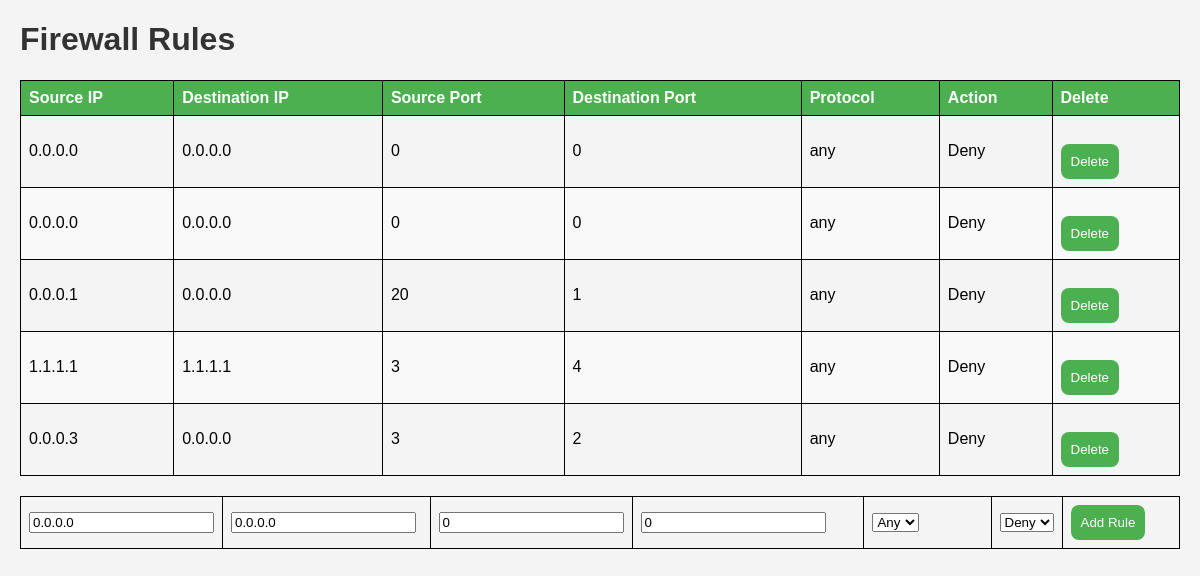
Before: /firewall_app/firewall_rules/ with the older database file.
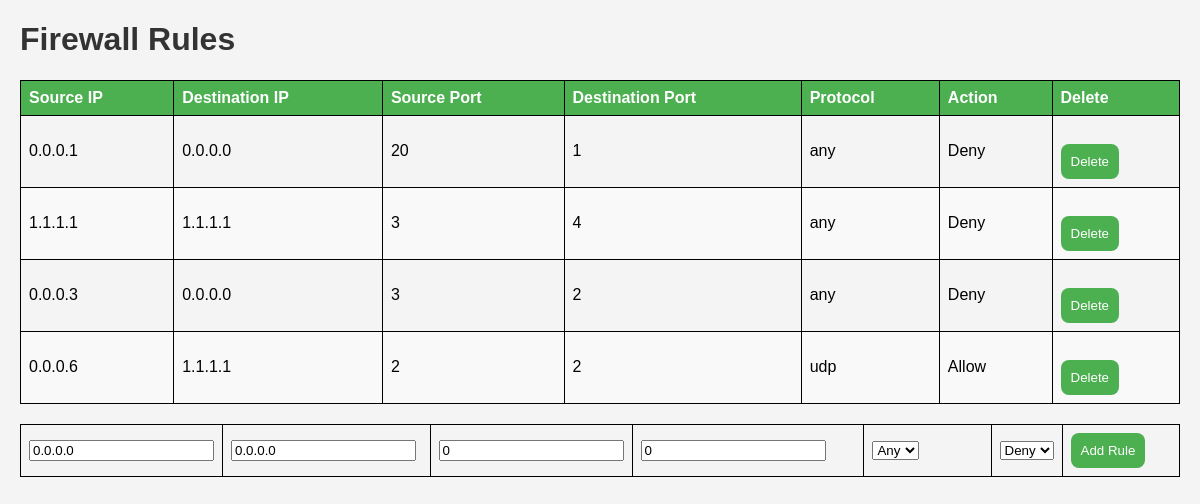
After: the same page with the newer database file.
### firewall_app/models.py (models this page shows, shortened)
class FirewallRule(models.Model):
    src_ip = models.GenericIPAddressField(default='0.0.0.0')  # Default is 'any'
    dest_ip = models.GenericIPAddressField(default='0.0.0.0')  # Default is 'any'
    src_port = models.PositiveIntegerField(default=0)  # Default is 'any'
    dest_port = models.PositiveIntegerField(default=0)  # Default is 'any'
    PROTOCOL_CHOICES = [
    ('tcp', 'Tcp'),
    ('udp', 'Udp'),
    ('any', 'Any'),
    ]
    ACTION_CHOICES = [
        ('allow', 'Allow'),
        ('deny', 'Deny'),
    ]
    action = models.CharField(max_length=5, choices=ACTION_CHOICES, default='deny')  # Default is 'allow'
    protocol = models.CharField(max_length=3, choices=PROTOCOL_CHOICES, default='any')  # Default is 'allow'

### firewall_app/views.py (the view)
# urls.py: path('firewall_rules/', firewall_rules, name='firewall_rules'),
def firewall_rules(request):
    rules = FirewallRule.objects.all()
    if request.method == 'POST':
        form = FirewallRuleForm(request.POST)
        if form.is_valid():
            form.save()
            return redirect('firewall_rules')  # Redirect to the same page after adding a rule
    else:
        form = FirewallRuleForm()
    return render(request, 'firewall_app/firewall_rules.html', {'rules': rules, 'form': form})

### firewall_app/forms.py (shortened to what this page needs)
class FirewallRuleForm(forms.ModelForm):
    class Meta:
        model = FirewallRule
        fields = ['src_ip', 'dest_ip', 'src_port', 'dest_port', 'protocol', 'action']

### firewall_app/templates/firewall_app/firewall_rules.html (shortened to what this page needs)
<!DOCTYPE html>
<html lang="en">
<head>
    {% load static %}
    <link rel="stylesheet" href="{% static 'firewall_app/styles.css' %}">
</head>
<body>
    <h1>Firewall Rules</h1>
        <table>
            <thead>
                <tr>
                    <th>Source IP</th>
                    <th>Destination IP</th>
                    <th>Source Port</th>
                    <th>Destination Port</th>
                    <th>Protocol</th>
                    <th>Action</th>
                    <th>Delete</th>
                </tr>
            </thead>
            <tbody>
                {% for rule in rules %}
                    <tr>
                        <td>{{ rule.src_ip }}</td>
                        <td>{{ rule.dest_ip }}</td>
                        <td>{{ rule.src_port }}</td>
                        <td>{{ rule.dest_port }}</td>
                        <td>{{ rule.protocol }}</td>
                        <td>{{ rule.get_action_display }}</td>
                        <td>
                            <form method="post" action="{% url 'delete_rule' rule.id %}">
                                <button type="submit">Delete</button>
                            </form>
                        </td>
                    </tr>
                {% endfor %}
            </tbody>
        </table>
        <form method="post" action="">
            <table>
                <tbody>
                    <tr>
                        <td style="width:13.3%;">
                            {{ form.src_ip }}
                        </td>
                        <td style="width:18%;">
                            {{ form.dest_ip }}
                        </td>
                        <td style="width:15.6%;">
                            {{ form.src_port }}
                        </td>
                        <td style="width:20.5%;">
                            {{ form.dest_port }}
                        </td>
                        <td style="width:12%;">
                            {{ form.protocol }}
                        </td>
                        <td>
                            {{ form.action }}
                        </td>
                        <td style="width:11%;">
                            <button type="submit">Add Rule</button>
                        </td>
                    </tr>
                </tbody>
            </table>
        </form>
    <br>
</body>
</html>

### firewall_app/static/firewall_app/styles.css (style rules this page uses)
body { font-family: Arial, sans-serif; background-color: #f4f4f4; margin: 20px; }
h1 { color: #333; }
table { width: 100%; border-collapse: collapse; margin-top: 20px; }
th, td { border: 1px solid #ddd; padding: 8px; text-align: left; }
table, th, td { border: 1px solid black; }
th { background-color: #4CAF50; color: white; }
tr:nth-child(even) { background-color: #f9f9f9; }
form { margin-top: 20px; }
button { background-color: #4CAF50; color: white; padding: 10px; border: none; cursor: pointer; border-radius: 8px; }

Changed rows visible on the page:
removed FirewallRule: src_ip "0.0.0.0", dest_ip "0.0.0.0", src_port "0", dest_port "0", protocol "any", action "Deny"
removed FirewallRule: src_ip "0.0.0.0", dest_ip "0.0.0.0", src_port "0", dest_port "0", protocol "any", action "Deny"
added FirewallRule: src_ip "0.0.0.6", dest_ip "1.1.1.1", src_port "2", dest_port "2", protocol "udp", action "Allow"
